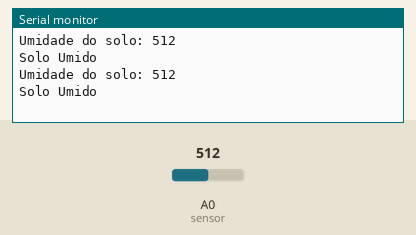
This sketch was run on a simulated Arduino Uno, built with avr-gcc and run on an emulated ATmega328P. On the bench: the last lines printed to the serial monitor. The test bench sets the inputs (shaded band); at power-on: A0 (sensor) = 512.

Above: at 10.8 s.
10.9 s: A0 (sensor) set to 482
At 21.2 s:
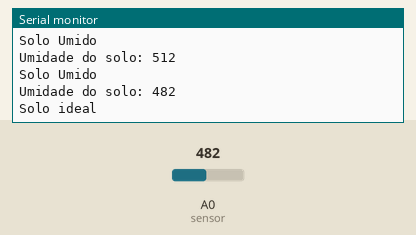
21.5 s: A0 (sensor) set to 312
At 31.2 s:
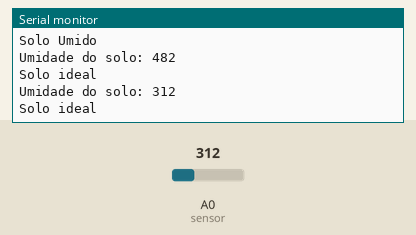
31.5 s: A0 (sensor) set to 288
At 41.4 s:
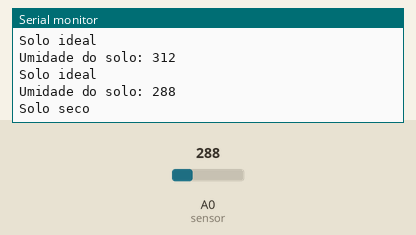
Timing chart, 0 to 42.9 s (numbered marks = the images above; inputs shaded):
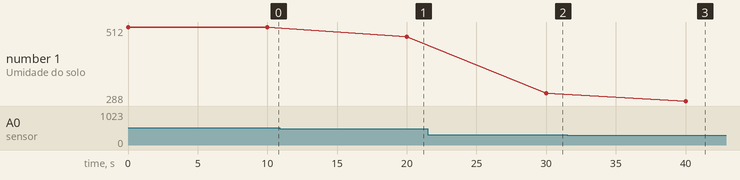

Measured:
- the behaviour switches between 501 and 500 on A0 (sensor) (found by bisection; images 0 and 1)
- the behaviour switches between 301 and 300 on A0 (sensor) (found by bisection; images 2 and 3)
- after the input at 10.9 s, the serial monitor: prints a new line after 9.1 s (image 1)
- after the input at 21.5 s, the serial monitor: prints a new line after 8.5 s (image 2)
- after the input at 31.5 s, the serial monitor: prints a new line after 8.5 s (image 3)
- plotted number 1: 512 → 482 after the input at 10.9 s, 482 → 312 after the input at 21.5 s, 312 → 288 after the input at 31.5 s

The sketch:

Sensor_umidade1.ino
```cpp
// Biblioteca para conexão serial do sensor
#include <SoftwareSerial.h>

// Variável do sensor
int sensor = A0;

void setup() {
  // Definir o sensor como entrada
  pinMode(sensor, INPUT);
  // Utilizando o monitor serial
  Serial.begin(9600);
}

void loop() {
  // Guardar o valor lido pelo sensor
  int umidade = analogRead(sensor);

  // Imprimindo o valor lido
  Serial.print("Umidade do solo: ");
  Serial.println(umidade);

  // Classificação da umidade do solo
  if (umidade >= 0 && umidade <= 300) {
    Serial.println("Solo seco");
  } else if (umidade > 300 && umidade <= 500) {
    Serial.println("Solo ideal");
  } else if (umidade > 500) {
    Serial.println("Solo Umido");
  }

  delay(10000); // Espera 10 segundos
}
```
